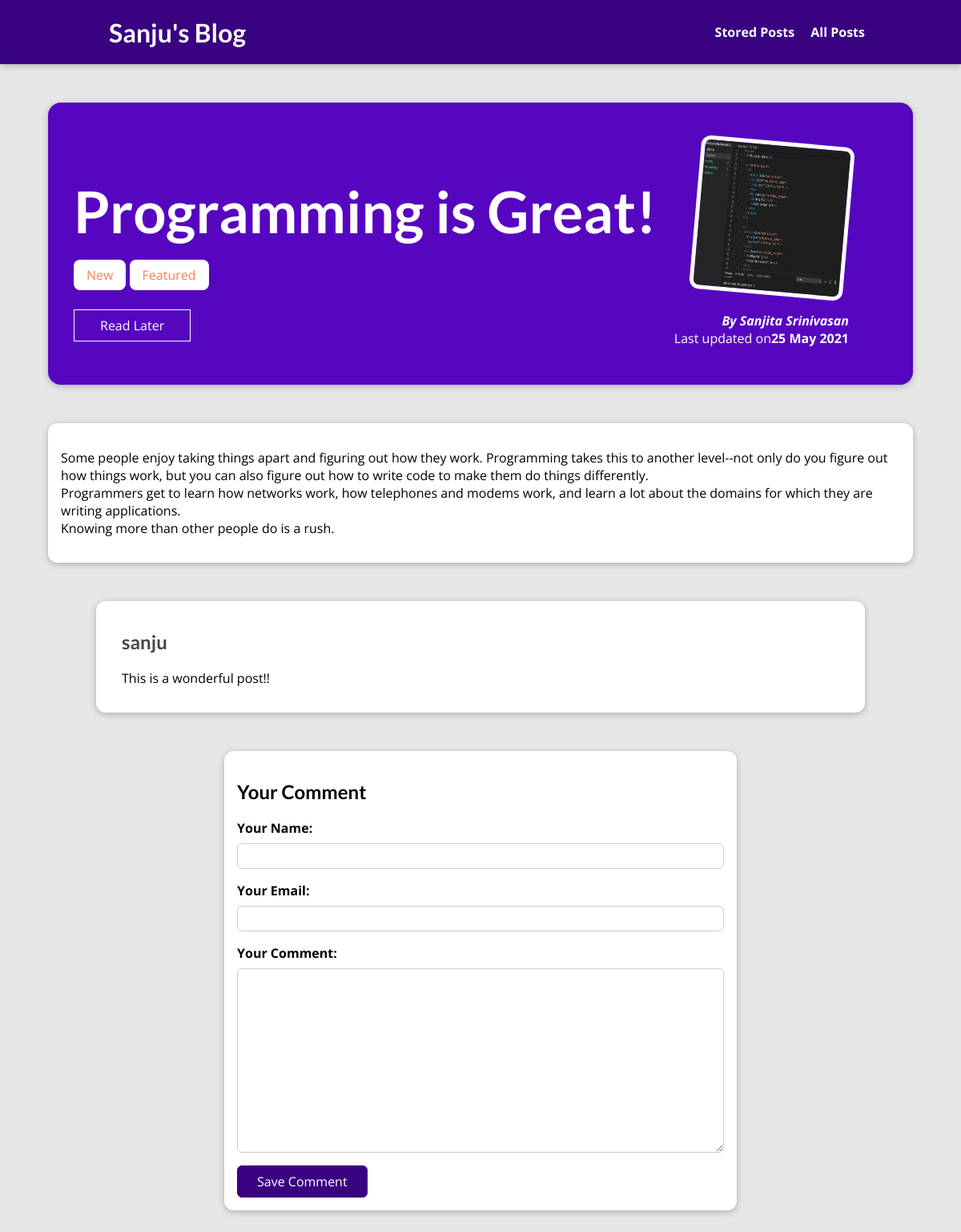
The page /posts/programming-is-great on the database its author committed.
### blog/models.py (models this page shows, shortened)
class Post(models.Model):
    title=models.CharField(max_length=150)
    excerpt=models.CharField(max_length=200)
    image=models.ImageField(upload_to="posts",null=True)
    date=models.DateField(auto_now=True)
    content=models.TextField(validators=[MinLengthValidator(10)])
    slug=models.SlugField(unique=True,default='',blank=True,null=False,db_index=True)
    author=models.ForeignKey(Author,on_delete=models.SET_NULL,related_name='posts',null=True)
    tags=models.ManyToManyField(Tag,related_name='post')

class Tag(models.Model):
    caption=models.CharField(max_length=20)

class Author(models.Model):
    first_name=models.CharField(max_length=100)
    last_name=models.CharField(max_length=100)
    email_address=models.EmailField(max_length=254)
    def __str__(self):
        return f"{self.first_name} {self.last_name}"

class Comment(models.Model):
    user_name=models.CharField(max_length=120)
    user_email=models.EmailField()
    text=models.TextField(max_length=400)
    post=models.ForeignKey(Post,on_delete=models.CASCADE,related_name="comments")

### blog/views.py (the view, shortened to what this page needs)
# urls.py: path('posts/<slug:slug>',views.SinglePostView.as_view(),name='post-detail-page'),
class SinglePostView(View):
    def is_stored_post(self,request,post_id):
        stored_posts=request.session.get("stored_posts")
        if stored_posts is not None:
            is_saved_for_later=post_id in stored_posts
        else:
            is_saved_for_later=False
        return is_saved_for_later
    def get(self,request,slug):
        post=Post.objects.get(slug=slug)
        context = {
            "post":post,
            "post_tags":post.tags.all(),
            "comment_form":CommentForm(),
            "comments":post.comments.all().order_by("-id"),
            "saved_for_later": self.is_stored_post(request,post.id)
        }
        return render(request,"blog/post-detail.html",context)

### blog/forms.py
class CommentForm(forms.ModelForm):
    class Meta:
        model=Comment
        exclude=['post']
        labels={
            'user_name':"Your Name",
            'user_email':"Your Email",
            'text':'Your Comment'
        }

### blog/templates/blog/post-detail.html (shortened to what this page needs)
{%extends 'base.html' %}
{%load static%}
{%block css_files%}
<link rel="stylesheet" href="{% static "/blog/post-detail.css" %}"/>
{%endblock%}
{%block content%}
    <section id="summary">
        <h2>{{post.title}}</h2><br>
        <div>
            {%for tag in post_tags%}
                <span class="tag">{{tag.caption}}</span>
            {%endfor%}
        </div>
        <div id="read-later">
        <form action="{%url 'read-later'%}" method="POST">
            <button>
                {%if saved_for_later %}
                    Remove from Read Later list
                {%else%}
                    Read Later
                {%endif%}
            </button>
        </form>
        </div>
        <article>
            <img src="{{post.image.url}}" alt="post.title" />
            <address>By <a href="mailto:{{post.author.email_address}}">{{post.author}}</a></address>
            <div>Last updated on<time>{{post.date|date:"d M Y"}}</time></div>
        </article>
    </section>
    <main>
        {{post.content|linebreaks}}
    </main>
    <section id="comments">
        <ul>
            {%for comment in comments%}
                <li>
                    <h2>{{comment.user_name}}</h2>
                    <p>{{comment.text|linebreaks}}</p>
                </li>
            {%endfor%}
        </ul>
    </section>
    <section  id="comment-form">
        <h2>Your Comment</h2>
        <form action='{%url 'post-detail-page' post.slug%}' method="POST">
            {%for form_fields in comment_form%}
            <div class="form-control {%if form_field.errors%}invalid{%endif%}">
                {{form_fields.label_tag}}
                {{form_fields}}
            </div>
            {%endfor%}
        <button>Save Comment</button>
        </form>
    </section>
{%endblock%}

### blog/static/blog/post-detail.css (style rules this page uses)
* { box-sizing: border-box; }
html { font-family: 'Open Sans', 'Lato', sans-serif; }
body { margin: 0; }
h1, h2, h3 { font-family: 'Lato', sans-serif; font-weight: bold; }
body { background-color: #e7e7e7; }
#summary { margin: 8rem auto 3rem auto; padding: 2rem; width: 90%; max-width: 90rem; border-radius: 16px; background-color: #5706c0; position: relative; box-shadow: 0 2px 8px rgba(0, 0, 0, 0.25); height: 22rem; }
#summary h2 { color: white; font-size: 4.5rem; margin-bottom:0.25rem; }
#summary article { position: absolute; top: 2rem; right: 3rem; padding: 1rem 2rem; border-radius: 12px; text-align: right; color: white; }
#summary article img { width: 12rem; height: 12rem; border-radius: 12px; transform: rotateZ(5deg); border: 5px solid white; margin-bottom: 1rem; }
#summary address { font-weight: bold; }
#summary a { color:white; text-decoration: none; }
#summary time { font-weight: bold; }
#read-later { margin: 2rem 0; }
#read-later button { background-color: transparent; border: 1px solid white; padding: 0.5rem 2rem; font: inherit; color: white; cursor: pointer; }
main { width: 90%; max-width: 90rem; margin: 3rem auto; background-color: white; padding: 1rem; border-radius: 12px; box-shadow: 0 2px 8px rgba(0, 0, 0, 0.25); }
.tag { background-color: white; color: coral; padding:0.5rem 1rem; border-radius:8px; }
#comment-form { margin: 3rem auto; width: 90%; max-width: 40rem; border-radius: 12px; background-color: white; box-shadow: 0 2px 8px rgba(0, 0, 0, 0.25); padding: 1rem; }
#comment-form button { font: inherit; background-color: #390281; color: white; border: 1px solid #390281; padding: 0.5rem 1.5rem; border-radius: 6px; cursor: pointer; }
.form-control { margin-bottom: 1rem; }
.form-control label { font-weight: bold; margin-bottom: 0.5rem; display: block; }
.form-control input, .form-control textarea { display: block; width: 100%; font: inherit; padding: 0.25rem; border-radius: 6px; border: 1px solid #ccc; }
#comments { margin: 3rem auto; width: 90%; max-width: 60rem; border-radius: 12px; background-color: white; box-shadow: 0 2px 8px rgba(0, 0, 0, 0.25); padding: 1rem 2rem; }
#comments ul { list-style: none; margin: 0; padding: 0; }
#comments li { margin-bottom: 1rem; border-bottom: 2px solid #ccc; }
#comments li:last-of-type { border-bottom: none; }
#comments h2 { color: #464646; }

### rows shown on the page
Post: title "Programming is Great!", image (picture), author "Sanjita Srinivasan", date "25 May 2021", content "Some people enjoy taking things apart and figuring out how they work. Programming takes this to another level--not only do you figure out how things work, but you can also figure out how to write code to make them do things differently. Programmers get to learn how networks work, how telephones and modems work, and learn a lot about the domains for which they are writing applications. Knowing more than other people do is a rush."
Tag: caption "New"
Tag: caption "Featured"
Comment: user_name "sanju", text "This is a wonderful post!!"
